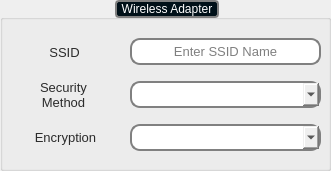
     <widget class="QGroupBox" name="wirelessAdapterGroupBox">
      <property name="geometry">
       <rect>
        <x>573</x>
        <y>13</y>
        <width>331</width>
        <height>171</height>
       </rect>
      </property>
      <property name="autoFillBackground">
       <bool>false</bool>
      </property>
      <property name="styleSheet">
       <string notr="true">QGroupBox#wirelessAdapterGroupBox{
	border: 2px solid gray;
	border-radius: 8px;
    color: rgb(0,0,0);
	margin-top: 8px;
/*	background: rgb(210, 219, 220); */
	background: rgb(238, 255, 211); 
}
QGroupBox::title {
     subcontrol-origin: margin;
     subcontrol-position: top center; /* position at the top center */
     padding: 0 3px;
     background-color: qlineargradient(x1: 0, y1: 0, x2: 0, y2: 1,
                                       stop: 0 #FF0ECE, stop: 1 #FFFFFF);
	background: rgb(0, 16, 24);
	color: rgb(255,255,255);
	border: 2px solid gray;
	border-radius: 4px;
 }</string>
      </property>
      <property name="title">
       <string>Wireless Adapter</string>
      </property>
      <widget class="QLabel" name="label_14">
       <property name="geometry">
        <rect>
         <x>9</x>
         <y>42</y>
         <width>111</width>
         <height>20</height>
        </rect>
       </property>
       <property name="font">
        <font>
         <pointsize>10</pointsize>
        </font>
       </property>
       <property name="layoutDirection">
        <enum>Qt::LeftToRight</enum>
       </property>
       <property name="styleSheet">
        <string notr="true">color: rgb(43, 43, 43);
background:transparent;</string>
       </property>
       <property name="text">
        <string>SSID</string>
       </property>
       <property name="alignment">
        <set>Qt::AlignCenter</set>
       </property>
      </widget>
      <widget class="QLineEdit" name="SSIDLineEdit">
       <property name="geometry">
        <rect>
         <x>130</x>
         <y>38</y>
         <width>191</width>
         <height>27</height>
        </rect>
       </property>
       <property name="sizePolicy">
        <sizepolicy hsizetype="Fixed" vsizetype="Fixed">
         <horstretch>0</horstretch>
         <verstretch>0</verstretch>
        </sizepolicy>
       </property>
       <property name="font">
        <font>
         <pointsize>10</pointsize>
        </font>
       </property>
       <property name="focusPolicy">
        <enum>Qt::StrongFocus</enum>
       </property>
       <property name="styleSheet">
        <string notr="true">border-radius: 10px;
border: 2px solid gray;
background:white;</string>
       </property>
       <property name="text">
        <string notr="true"/>
       </property>
       <property name="alignment">
        <set>Qt::AlignCenter</set>
       </property>
       <property name="placeholderText">
        <string>Enter SSID Name</string>
       </property>
      </widget>
      <widget class="QLabel" name="label_19">
       <property name="geometry">
        <rect>
         <x>8</x>
         <y>80</y>
         <width>111</width>
         <height>30</height>
        </rect>
       </property>
       <property name="font">
        <font>
         <pointsize>10</pointsize>
        </font>
       </property>
       <property name="layoutDirection">
        <enum>Qt::LeftToRight</enum>
       </property>
       <property name="styleSheet">
        <string notr="true">color: rgb(43, 43, 43);
background:transparent;</string>
       </property>
       <property name="text">
        <string>Security
Method</string>
       </property>
       <property name="alignment">
        <set>Qt::AlignCenter</set>
       </property>
      </widget>
      <widget class="QLabel" name="label_20">
       <property name="geometry">
        <rect>
         <x>10</x>
         <y>122</y>
         <width>111</width>
         <height>30</height>
        </rect>
       </property>
       <property name="font">
        <font>
         <pointsize>10</pointsize>
        </font>
       </property>
       <property name="layoutDirection">
        <enum>Qt::LeftToRight</enum>
       </property>
       <property name="styleSheet">
        <string notr="true">color: rgb(43, 43, 43);
background:transparent;</string>
       </property>
       <property name="text">
        <string>Encryption</string>
       </property>
       <property name="alignment">
        <set>Qt::AlignCenter</set>
       </property>
      </widget>
      <widget class="QComboBox" name="securityCombo">
       <property name="geometry">
        <rect>
         <x>130</x>
         <y>81</y>
         <width>191</width>
         <height>27</height>
        </rect>
       </property>
       <property name="sizePolicy">
        <sizepolicy hsizetype="Fixed" vsizetype="Fixed">
         <horstretch>0</horstretch>
         <verstretch>0</verstretch>
        </sizepolicy>
       </property>
       <property name="styleSheet">
        <string notr="true">border-radius: 10px;
border: 2px solid gray;</string>
       </property>
       <property name="maxVisibleItems">
        <number>11</number>
       </property>
      </widget>
      <widget class="QComboBox" name="encryptionCombo">
       <property name="geometry">
        <rect>
         <x>130</x>
         <y>124</y>
         <width>191</width>
         <height>27</height>
        </rect>
       </property>
       <property name="sizePolicy">
        <sizepolicy hsizetype="Fixed" vsizetype="Fixed">
         <horstretch>0</horstretch>
         <verstretch>0</verstretch>
        </sizepolicy>
       </property>
       <property name="styleSheet">
        <string notr="true">border-radius: 10px;
border: 2px solid gray;</string>
       </property>
      </widget>
     </widget>
